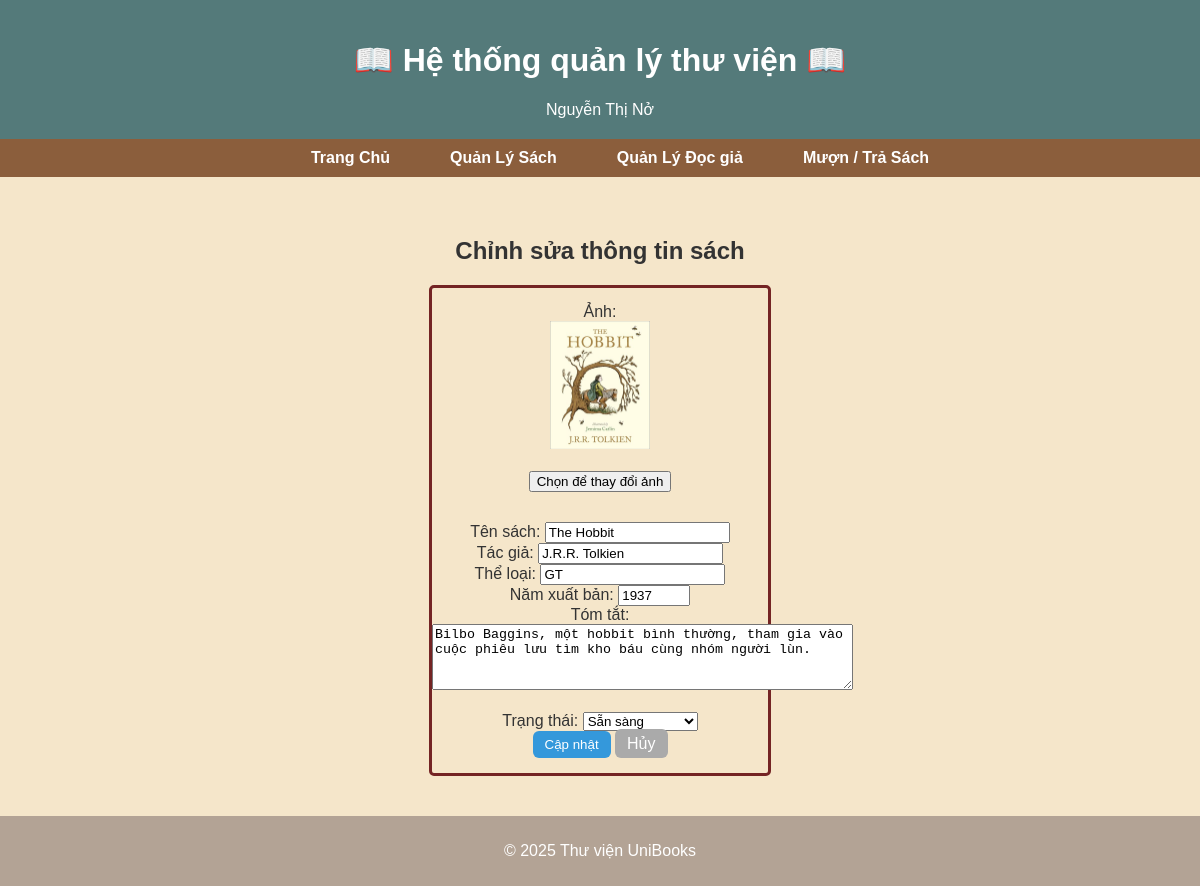
/books/books_edit.php?id=GT_02 (signed in), run on an earlier commit of the app's database.
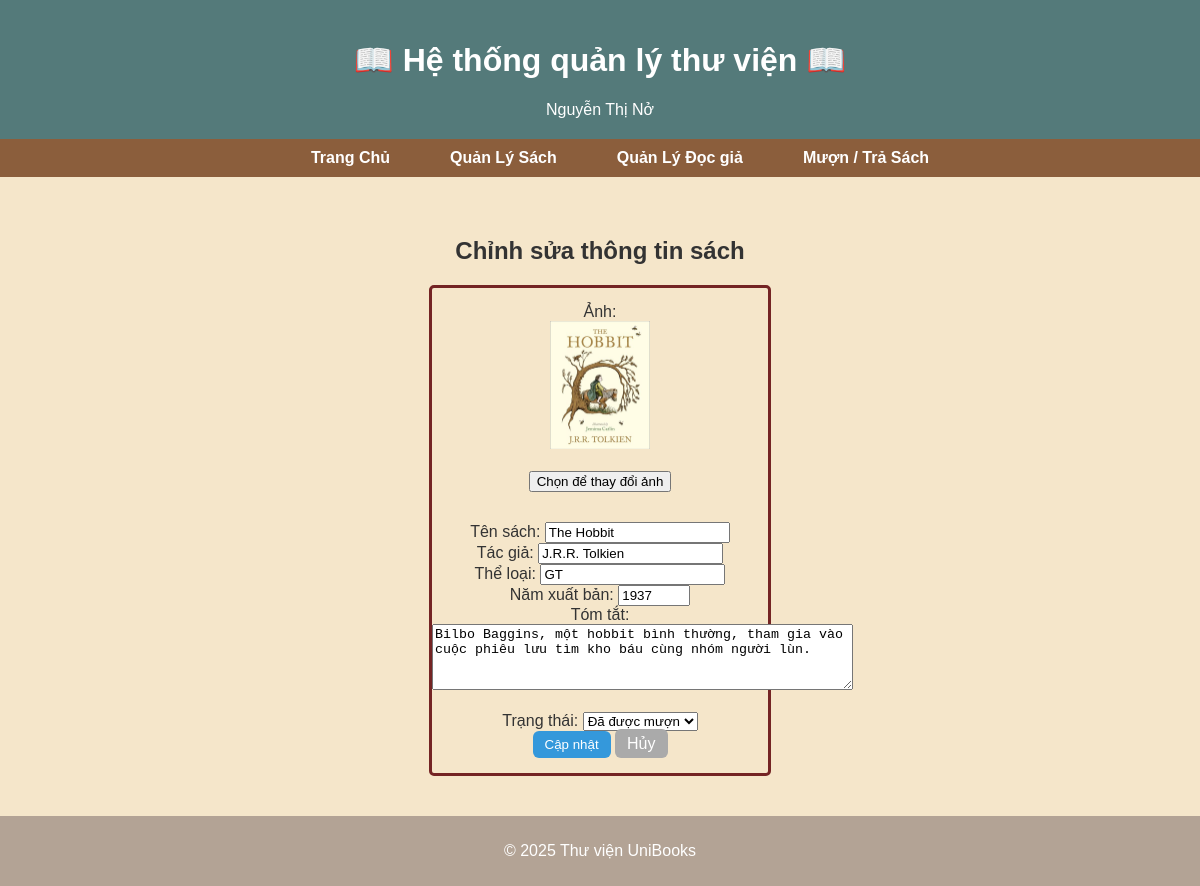
And on a later commit of the database.
### tables this page shows
CREATE TABLE `books` (
  `id` varchar(11) NOT NULL,
  `images` varchar(500) DEFAULT NULL,
  `title` varchar(255) DEFAULT NULL,
  `author` varchar(255) DEFAULT NULL,
  `category` varchar(100) DEFAULT NULL,
  `publish_year` int(11) DEFAULT NULL,
  `summary` text DEFAULT NULL,
  `status` enum('available','borrowed') DEFAULT 'available'
);

### books/books_edit.php (the view, shortened to what this page needs)
<?php
require_once '../database/db.php';
$book = null;
if ($_SERVER['REQUEST_METHOD'] === 'GET') {
    if (isset($_GET['id'])) {
        $book_id = $_GET['id'];
        try {
            $stmt = $pdo->prepare("SELECT * FROM books WHERE id = ?");
            $stmt->execute([$book_id]);
            $book = $stmt->fetch(PDO::FETCH_ASSOC);
        } catch (PDOException $e) {
            $error_message = "Lỗi truy vấn dữ liệu: " . $e->getMessage();
        }
    } else {
        $error_message = "Sách không hợp lệ.";
    }
}
?>
<?php include("../includes/header.php"); ?>
<?php include("../includes/nav.php"); ?>
<main>
    <link rel="stylesheet" href="../assets/styles.css">
    <h2>Chỉnh sửa thông tin sách</h2>
    <?php if ($book): ?>
        <form class="form-edit-book" action="books_edit.php?id=<?= htmlspecialchars($book['id']) ?>"
            method="POST" enctype="multipart/form-data">
            <div class="container-edit-book">
                <div class="form-group-img">
                    <label>Ảnh:</label><br>
                    <img class ="images" name="image" src="<?= htmlspecialchars($book['images']) ?>"><br><br>
                    <button type ="button" class="btn-change-img">Chọn để thay đổi ảnh</button>
                </div>
                <div class="information-edit-book">
                    <div class="form-group-information">
                        <label for="title">Tên sách:</label>
                        <input type="text" id="title" name="title"
                        value="<?= htmlspecialchars($book['title']) ?>" required>
                    </div>
                    <div class="form-group-information">
                        <label for="author">Tác giả:</label>
                        <input type="text" id="author" name="author"
                        value="<?= htmlspecialchars($book['author']) ?>" required>
                    </div>
                    <div class="form-group-information">
                        <label for="category">Thể loại:</label>
                        <input type="text" id="category" name="category"
                        value="<?= htmlspecialchars($book['category']) ?>" required>
                    </div>
                    <div class="form-group-information">
                        <label for="publish_year">Năm xuất bản:</label>
                        <input type="number" id="publish_year" name="publish_year"
                            min="1000" max="<?= date('Y') + 1 ?>"
                            value="<?= htmlspecialchars($book['publish_year']) ?>" required>
                    </div>
                    <div class="form-group-information">
                        <label>Tóm tắt:</label><br>
                        <textarea name="summary" rows="4" cols="50"><?= htmlspecialchars($book['summary']) ?></textarea><br><br>
                    </div>
                    <div class="form-group-information">
                        <label for="status">Trạng thái:</label>
                        <select id="status" name="status" required>
                            <option value="available" <?= $book['status'] === 'available' ? 'selected' : '' ?>>
                                Sẵn sàng
                            </option>
                            <option value="borrowed" <?= $book['status'] === 'borrowed' ? 'selected' : '' ?>>
                                Đã được mượn
                            </option>
                        </select>
                    </div>
                    <div class="form-group-information">
                        <input type="submit" value="Cập nhật" class="btn">
                        <a href="books_list.php" class="btn" style="background-color: #aaa;">Hủy</a>
                    </div>
                </div>
            </div>
        </form>
    <?php endif; ?>
</main>
<?php include("../includes/footer.php"); ?>

What changed in the data, as far as the page shows it:
changed books "The Hobbit": status "Sẵn sàng" → "Đã được mượn"
